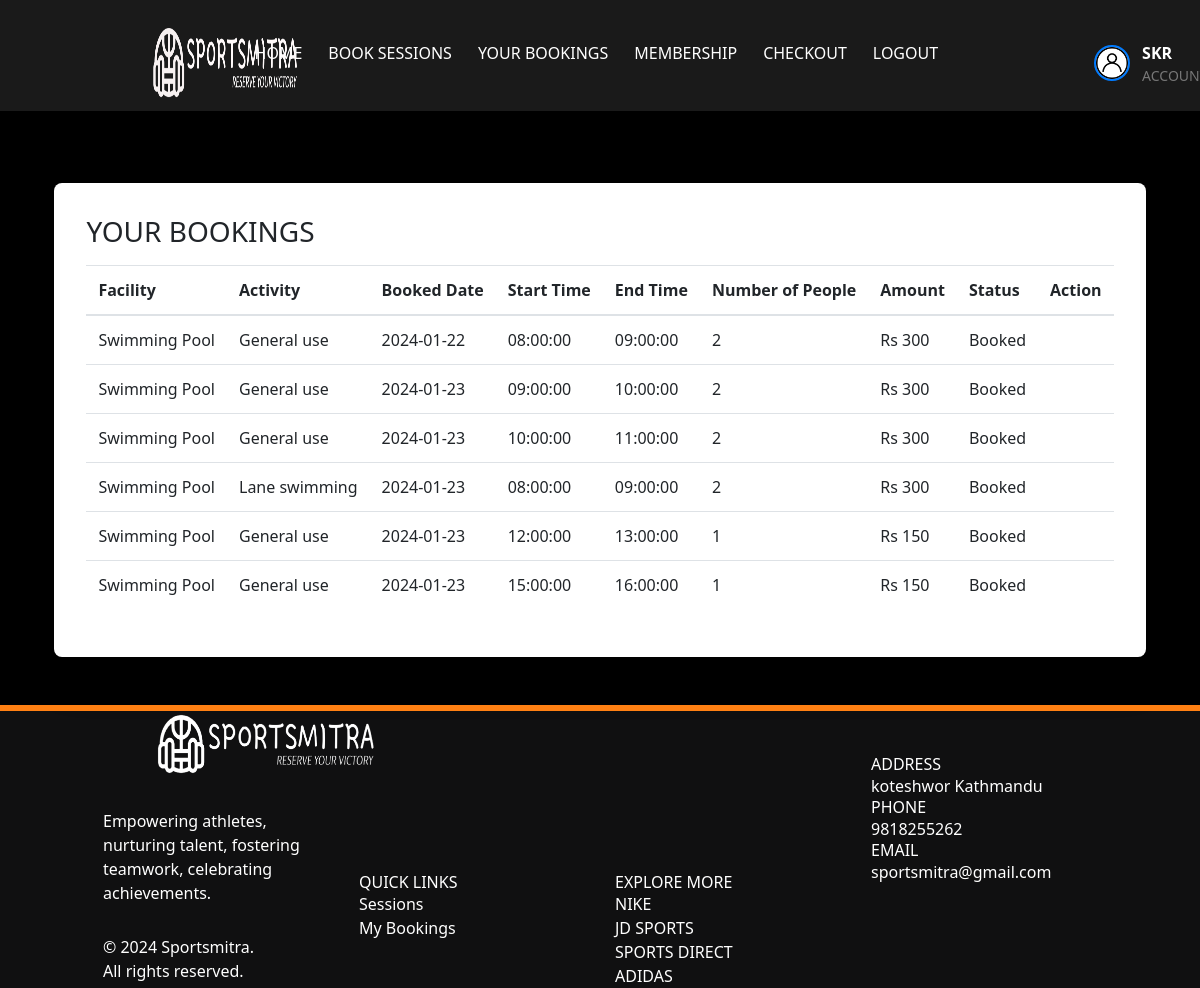
The app's page /my_bookings (signed in), older data.
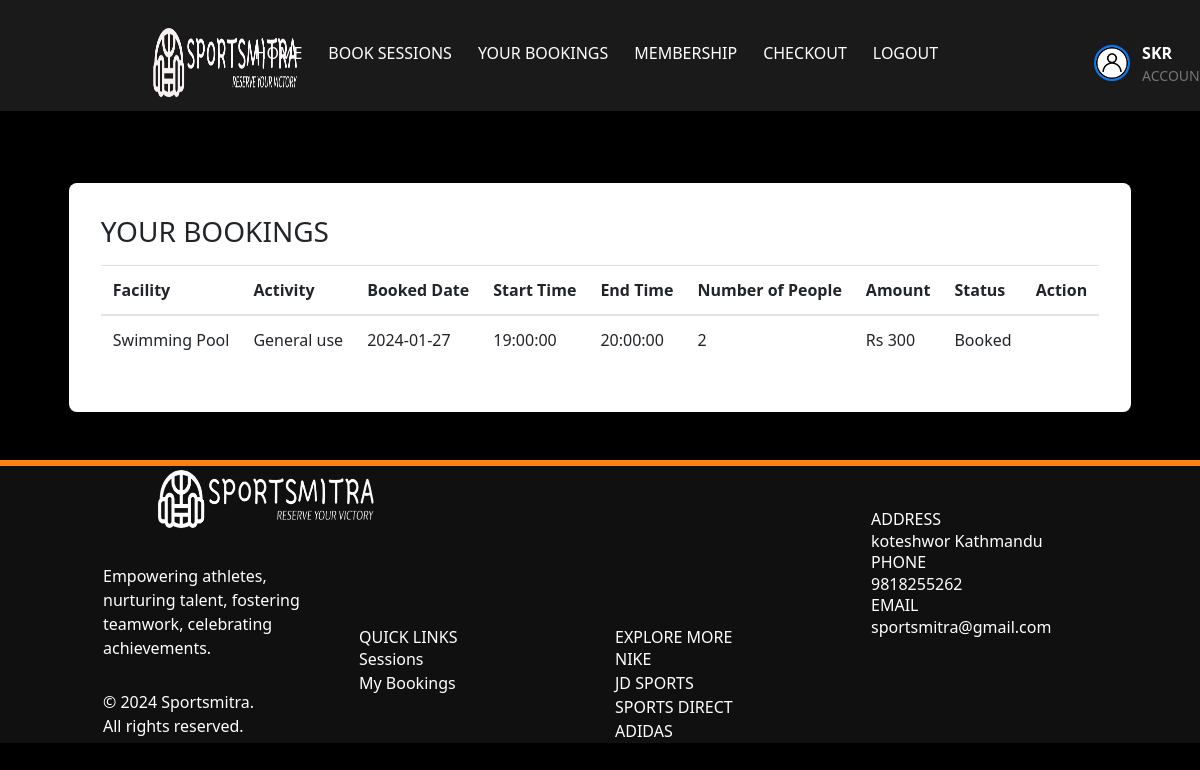
The same page, newer data.
### app/models.py (models this page shows, shortened)
class UserAccount(UserMixin, db.Model):
    __tablename__ = 'UserAccount'
    id = db.Column(db.Integer, primary_key=True)
    User = db.Column(db.String(500), index=True)
    Email = db.Column(db.String(500), index=True, unique=True)
    Password = db.Column(db.String(500), index=True)
    Mobile = db.Column(db.String(120), index=True)
    verification_token = db.Column(db.String(1120), unique=True)
    verified = db.Column(db.Boolean, default=False)
    start_date = db.Column(db.Date, nullable=True)
    end_date = db.Column(db.Date, nullable=True)
    Member = db.Column(db.Boolean, default=False)
    member_type = db.Column(db.String(50))
    profile_picture = db.Column(
        db.String(255), nullable=True, default='../static/images/3.jpg')
    roles = db.relationship("Role", secondary=user_role,
                            backref=db.backref("users", lazy="dynamic"))
    def has_role(self, role_name):
        my_role = Role.query.filter_by(name=role_name).first()
        if my_role in self.roles:
            return True
        else:
            return False

class Booking(db.Model):
    __tablename__ = "Booking"
    id = db.Column(db.Integer, primary_key=True)
    user_id = db.Column(db.Integer, db.ForeignKey('UserAccount.id'))
    Book_Time = db.Column(db.Date, index=True)
    Status = db.Column(db.String(500), index=True)
    session_id = db.Column(db.Integer, db.ForeignKey('Sessions.id'))
    Size = db.Column(db.Integer, index=True)
    Amount = db.Column(db.Integer, index=True)
    activity_id = db.Column(db.Integer, db.ForeignKey('activity.id'))
    activity = db.relationship(
        "Activity", backref=db.backref("bookings", lazy="dynamic"))
    user = db.relationship(
        "UserAccount", backref=db.backref("bookings", lazy="dynamic"))
    session = db.relationship(
        "Sessions", backref=db.backref("bookings", lazy="dynamic"))
    receipt_id = db.Column(db.Integer, db.ForeignKey('receipt.id'))
    receipt = db.relationship("Receipt", backref=db.backref("bookings", lazy="dynamic"), foreign_keys=[
                              receipt_id])  # Update relationship attribute for Receipt

class Facility(db.Model):
    id = db.Column(db.Integer, primary_key=True)
    Name = db.Column(db.String(500), index=True)
    Capacity = db.Column(db.Integer, index=True)
    Start_Facility = db.Column(db.String(500), index=True)
    End_Facility = db.Column(db.String(500), index=True)

class Activity(db.Model):
    id = db.Column(db.Integer, primary_key=True)
    facility_id = db.Column(db.Integer, db.ForeignKey('facility.id'))
    Activity_Name = db.Column(db.String(500), index=True)
    Amount = db.Column(db.Integer, index=True)
    facility = db.relationship(
        "Facility", backref=db.backref("activities", lazy="dynamic"))

class Sessions(db.Model):
    __tablename__ = "Sessions"
    id = db.Column(db.Integer, primary_key=True)
    Date = db.Column(db.Date, index=True)
    Start_time = db.Column(db.Time, index=True)
    End_time = db.Column(db.Time, index=True)
    Remaining_Cap = db.Column(db.Integer, index=True)
    facility_id = db.Column(db.Integer, db.ForeignKey("facility.id"))
    facility = db.relationship(
        "Facility", backref=db.backref("sessions", lazy="dynamic"))
    activities = db.relationship(
        "Activity", secondary=session_activity_association, backref=db.backref("sessions", lazy="dynamic"))

### app/views.py (the view)
@app.route('/my_bookings')
@login_required
@require_role(role="User")
def my_bookings():
    bookings = Booking.query.filter_by(
        user_id=current_user.id, Status="Booked").all()
    current_time = datetime.now().date()
    return render_template('my_bookings.html', bookings=bookings, current_time=current_time, User=current_user)

### app/views.py (called while the page is built)
def require_role(role):
    def decorator(func):
        @wraps(func)
        def wrapped_function(*args, **kwargs):
            if not current_user.has_role(role):
                return redirect("/")
            else:
                return func(*args, **kwargs)
        return wrapped_function
    return decorator

@login_manager.user_loader
def load_user(id):
    return UserAccount.query.get(int(id))

### app/templates/my_bookings.html (shortened to what this page needs)
<!DOCTYPE html>
<html lang="en">
  <head>
    <link href="../static/css/animate.css" rel="stylesheet" />
    <link
      rel="stylesheet"
      href="../static/css/bootstrap.min.css"
      type="text/css"
    />
    <link rel="stylesheet" type="text/css" href="../static/css/style.css" />
    <link
      rel="stylesheet"
      href="https://cdn.jsdelivr.net/npm/tailwindcss@latest/dist/tailwind.min.css"
    />
  </head>
  <body>
    <nav class="navbar navbar-expand-md navbar-dark">
      <div class="container" style="padding-top: 15px;">
        <a class="navbar-brand mr-auto" href="/"
          ><img src="../static/images/nb.png" alt="Sportsmitra" class="logo"
        /></a>
        <div class="collapse navbar-collapse" id="collapsibleNavbar">
          <ul class="navbar-nav ml-auto">
            <li class="nav-item"><a class="nav-link" href="/user">Home</a></li>
            <li class="nav-item">
              <a class="nav-link" href="/lookup_venue">Book Sessions</a>
            </li>
            <li class="nav-item">
              <a class="nav-link" href="/my_bookings">Your Bookings</a>
            </li>
            <li class="nav-item">
              <a
                class="nav-link"
                href="{{ url_for('order_subscription', username=current_user.User) }}"
                >Membership</a
              >
            </li>
            <li class="nav-item">
              <a class="nav-link" href="/checkout_page">Checkout</a>
            </li>
            <li class="nav-item">
              <a class="nav-link" href="#" id="logout">Logout</a>
            </li>
            <li class="nav-item">
              <a class="nav-link" href="/update_user" style="display: flex; align-items: center; margin-left: 130px; text-decoration: none; color: #333;">
                  <img src="../static/images/acc.jpg" alt="User Account" style="width: 36px; height: 36px; border-radius: 50%; margin-right: 12px; border: 2px solid #007bff;" />
                  <div>
                      <span style="font-weight: bold; font-size: 16px; display: block;">{{User.User}}</span>
                      <span style="font-size: 14px; display: block; color: #777;">Account</span>
                  </div>
              </a>
          </li>
          </ul>
        </div>
      </div>
    </nav>
    <br />
    <br />
    <br />
    <div class="w-full flex items-center justify-center px-4">
      <div class="max-w-screen-xl">
        <div class="bg-white p-8 rounded-lg shadow-lg">
           {% if
          bookings %}
          <b><h1 class="h3 mb-3 font-weight-normal">YOUR BOOKINGS</h1></b>
          <div class="table-responsive">
            <table class="table table-hover w-full">
              <thead>
                <tr>
                  <th>Facility</th>
                  <th>Activity</th>
                  <th>Booked Date</th>
                  <th>Start Time</th>
                  <th>End Time</th>
                  <th>Number of People</th>
                  <th>Amount</th>
                  <th>Status</th>
                  <th>Action</th>
                </tr>
              </thead>
              <tbody>
                {% for item in bookings %}
                <tr>
                  <td>{{ item.session.facility.Name }}</td>
                  <td>{{ item.activity.Activity_Name }}</td>
                  <td>{{ item.Book_Time }}</td>
                  <td>{{ item.session.Start_time }}</td>
                  <td>{{ item.session.End_time }}</td>
                  <td>{{ item.Size }}</td>
                  <td>Rs {{ item.Size * item.activity.Amount }}</td>
                  <td>{{ item.Status }}</td>
                  <td>
                  </td>
                </tr>
                {% endfor %}
            </table>
          </div>
        </div>
      </div>
    </div>
    {% endif %}
    <br />
    <br />
    <footer class="container-fluid">
      <div class="container">
        <div class="row">
          <div
            class="col-md-3 footer1 d-flex wow bounceInLeft"
            data-wow-delay=".25s"
          >
            <div class="d-flex flex-wrap align-content-center">
              <a href="#"
                ><img src="../static/images/fnb.png" alt="logo" class="logo"
              /></a>
              <p>
                Empowering athletes, nurturing talent, fostering teamwork,
                celebrating <br />
                achievements.
              </p>
              <p>&copy; 2024 Sportsmitra. <br />All rights reserved.<br /></p>
            </div>
          </div>
          <div
            class="col-md-3 footer2 wow bounceInUp"
            data-wow-delay=".25s"
            id="contact"
          >
            <br />
            <br />
            <br />
            <br />
            <br />
            <br />
            <br />
            <h5>QUICK LINKS</h5>
            <a href="/lookup_venue">Sessions</a><br />
            <a href="/my_bookings">My Bookings</a><br />
          </div>
          <div
            class="col-md-3 footer2 wow bounceInUp"
            data-wow-delay=".25s"
            id="contact"
          >
            <br />
            <br />
            <br />
            <br />
            <br />
            <br />
            <br />
            <h5>EXPLORE MORE</h5>
            <a href="https://www.nike.com"> NIKE </a><br />
            <a href="https://www.jdsports.com"> JD SPORTS </a><br />
            <a href="https://www.sportsdirect.com"> SPORTS DIRECT </a><br />
            <a href="https://www.adidas.co.uk"> ADIDAS </a><br />
          </div>
          <div class="col-md-3 footer3 wow bounceInRight" data-wow-delay=".25s">
            <h5>ADDRESS</h5>
            <p>koteshwor Kathmandu</p>
            <h5>PHONE</h5>
            <p>9818255262</p>
            <h5>EMAIL</h5>
            <p>sportsmitra@gmail.com</p>
          </div>
        </div>
      </div>
    </footer>
  </body>
</html>

### app/static/css/style.css (style rules this page uses)
body { font-family: "Lato", sans-serif; overflow: hidden; overflow-y: scroll; background-color: #000; }
body nav { background: rgba(255, 255, 255, 0.1); }
body nav .navbar-nav a { font-size: 16px; text-transform: uppercase; color: #fff !important; transition: all 0.3s; -webkit-transition: all 0.3s; -ms-transition: all 0.3s; -o-transition: all 0.3s; }
a, a:hover { color: #ff8013; }
footer { background: #101011; color: #fff; }
footer .footer1 p { margin-top: 30px; }
footer .footer3 { padding-top: 50px; }
footer::before { content: ""; position: absolute; border: 3px solid #ff8013; width: 100%; left: 0; }
.logo { height: 70px; width: auto; margin-left: 50px; margin-right: 50px; }
.nav-item { flex: 0 0 auto; margin-right: 10px; }

Row changes from the older to the newer data that the page shows:
removed Booking: session.facility.Name "Swimming Pool", activity.Activity_Name "General use", Book_Time "2024-01-22", session.Start_time "08:00:00", session.End_time "09:00:00", Size "2", item.Size*item.activity.Amount "300", Status "Booked"
removed Booking: session.facility.Name "Swimming Pool", activity.Activity_Name "General use", Book_Time "2024-01-23", session.Start_time "09:00:00", session.End_time "10:00:00", Size "2", item.Size*item.activity.Amount "300", Status "Booked"
removed Booking: session.facility.Name "Swimming Pool", activity.Activity_Name "General use", Book_Time "2024-01-23", session.Start_time "10:00:00", session.End_time "11:00:00", Size "2", item.Size*item.activity.Amount "300", Status "Booked"
removed Booking: session.facility.Name "Swimming Pool", activity.Activity_Name "Lane swimming", Book_Time "2024-01-23", session.Start_time "08:00:00", session.End_time "09:00:00", Size "2", item.Size*item.activity.Amount "300", Status "Booked"
removed Booking: session.facility.Name "Swimming Pool", activity.Activity_Name "General use", Book_Time "2024-01-23", session.Start_time "12:00:00", session.End_time "13:00:00", Size "1", item.Size*item.activity.Amount "150", Status "Booked"
removed Booking: session.facility.Name "Swimming Pool", activity.Activity_Name "General use", Book_Time "2024-01-23", session.Start_time "15:00:00", session.End_time "16:00:00", Size "1", item.Size*item.activity.Amount "150", Status "Booked"
now on this page (row edited): Booking: session.facility.Name "Swimming Pool", activity.Activity_Name "General use", Book_Time "2024-01-27", session.Start_time "19:00:00", session.End_time "20:00:00", Size "2", item.Size*item.activity.Amount "300", Status "Booked"
